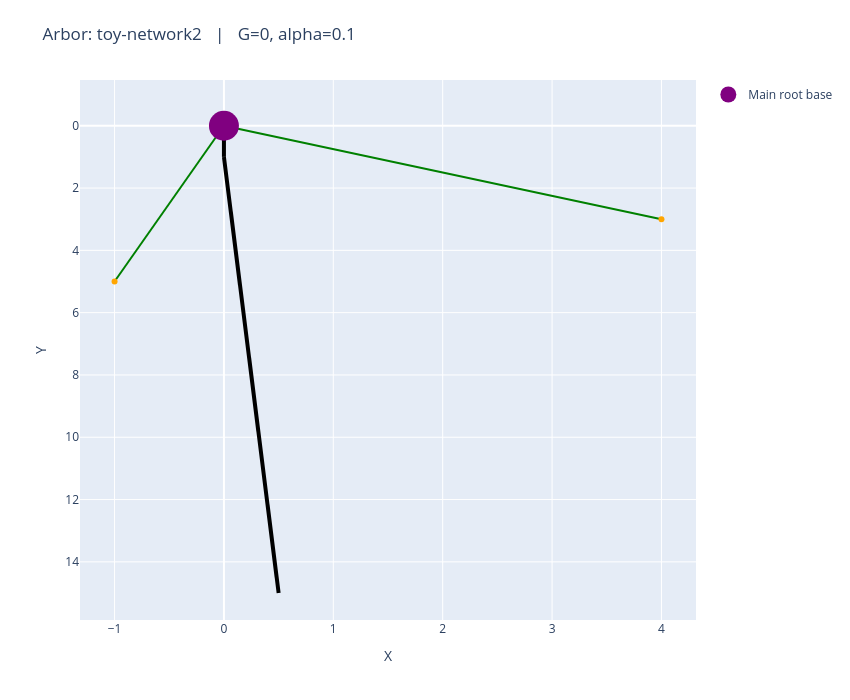

Notebook cell for this chart:
### Code cell
plot_arbors(toy2, 0, .1)

### Figure 1 — Plotly figure (JSON) as saved in the notebook; plotly's stock layout.template omitted (floating-point values rounded to 4 significant figures)
{"data": [{"line": {"color": "black", "width": 4}, "mode": "lines", "showlegend": false, "type": "scatter", "x": [0, 0], "y": [0, 1]}, {"line": {"color": "black", "width": 4}, "mode": "lines", "showlegend": false, "type": "scatter", "x": [0, 0.5], "y": [1, 15]}, {"line": {"color": "green", "width": 2}, "mode": "lines", "showlegend": false, "type": "scatter", "x": [4, 0], "y": [3, 0]}, {"line": {"color": "green", "width": 2}, "mode": "lines", "showlegend": false, "type": "scatter", "x": [-1, 0], "y": [5, 0]}, {"marker": {"color": "orange"}, "mode": "markers", "showlegend": false, "type": "scatter", "x": [4], "y": [3]}, {"marker": {"color": "orange"}, "mode": "markers", "showlegend": false, "type": "scatter", "x": [-1], "y": [5]}, {"marker": {"color": "purple", "size": 30}, "mode": "markers", "name": "Main root base", "type": "scatter", "x": [0], "y": [0]}], "layout": {"annotations": [{"font": {"size": 14}, "showarrow": false, "text": "", "x": 0.5, "xref": "paper", "y": -0.1, "yref": "paper"}], "height": 700, "margin": {"b": 80, "t": 80}, "title": {"text": "Arbor: toy-network2   |   G=0, alpha=0.1"}, "width": 850, "xaxis": {"title": {"text": "X"}}, "yaxis": {"autorange": "reversed", "title": {"text": "Y"}}}}
